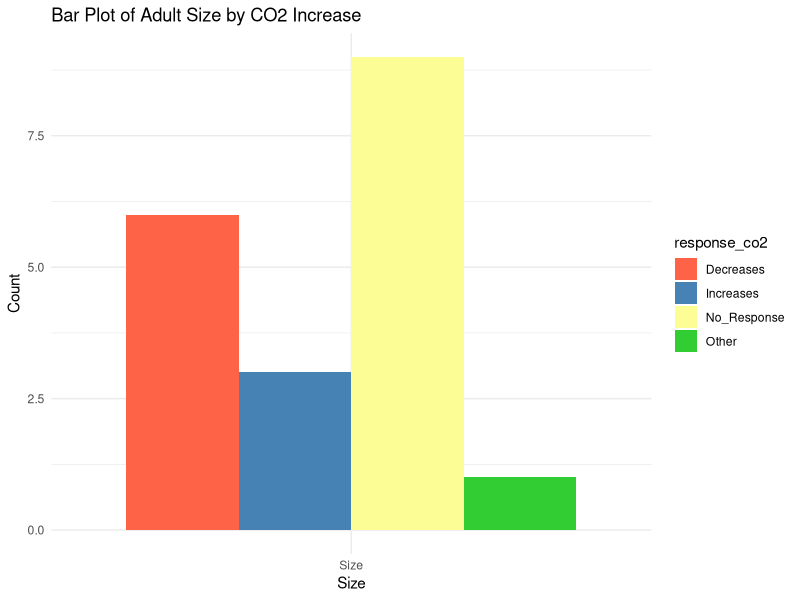
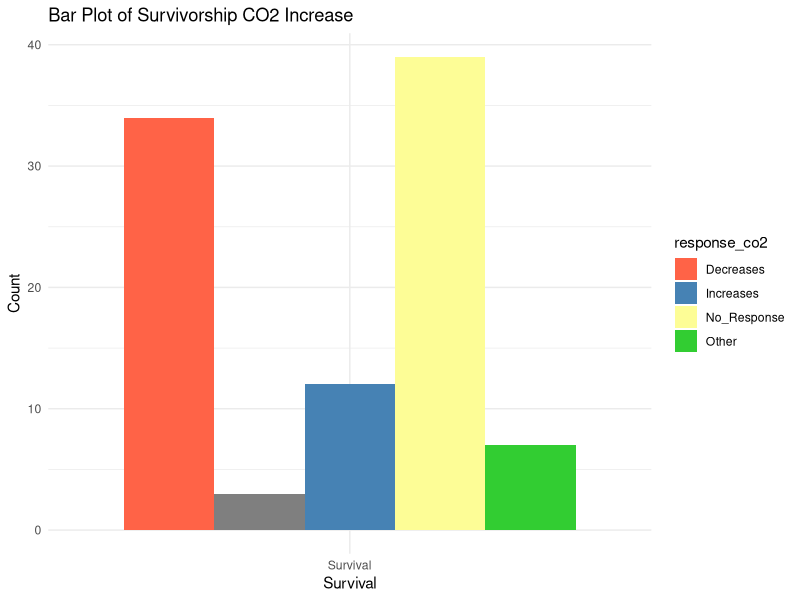
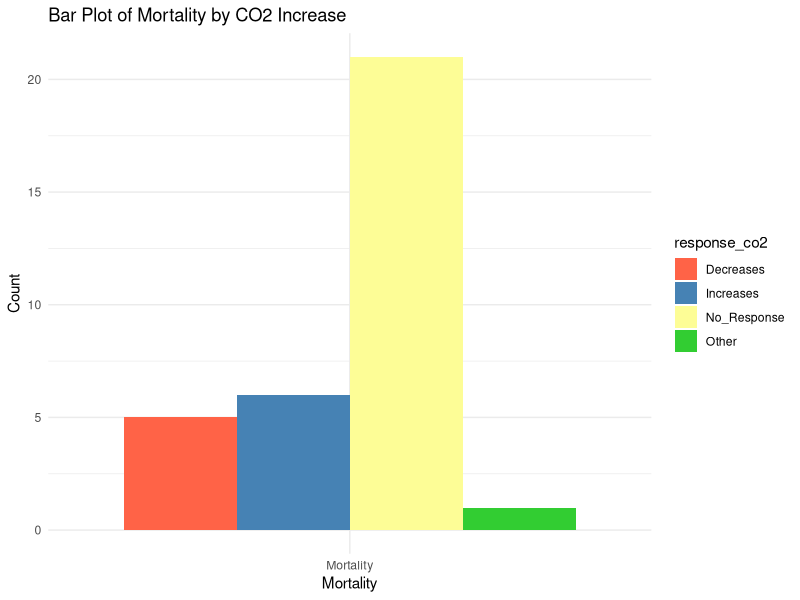
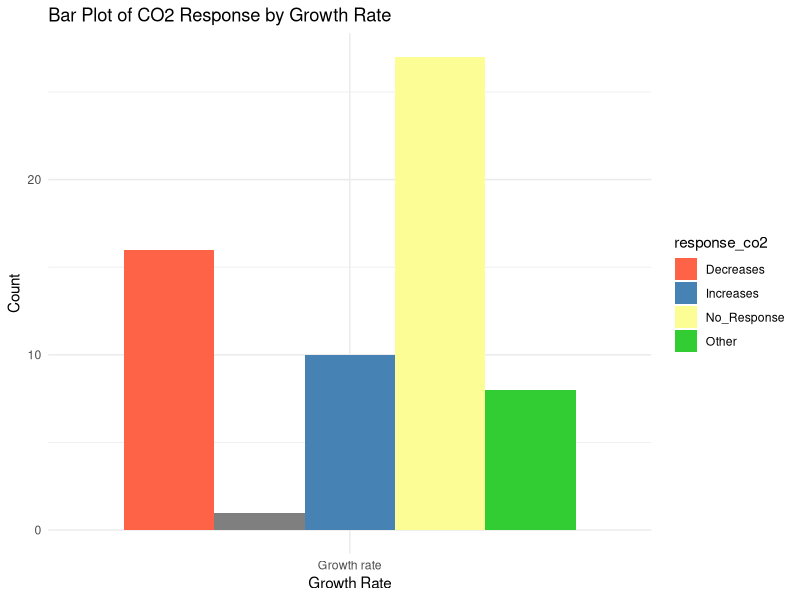
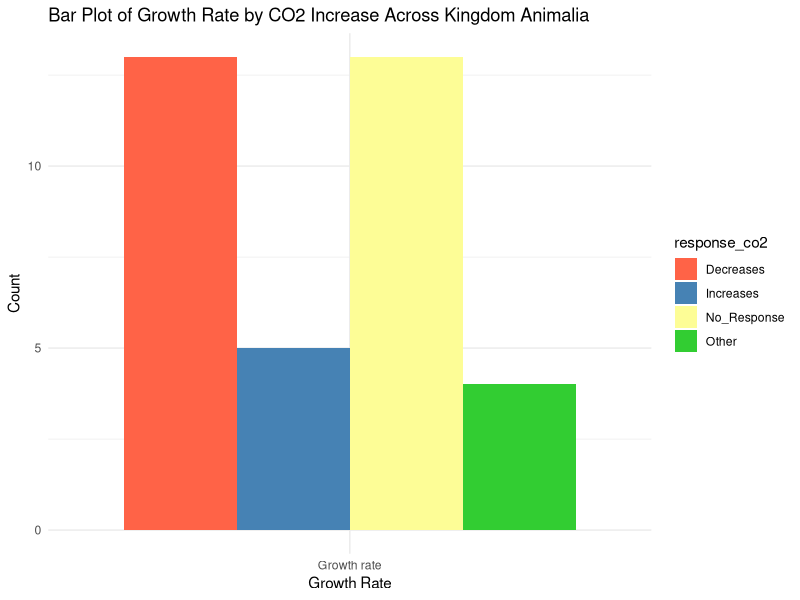
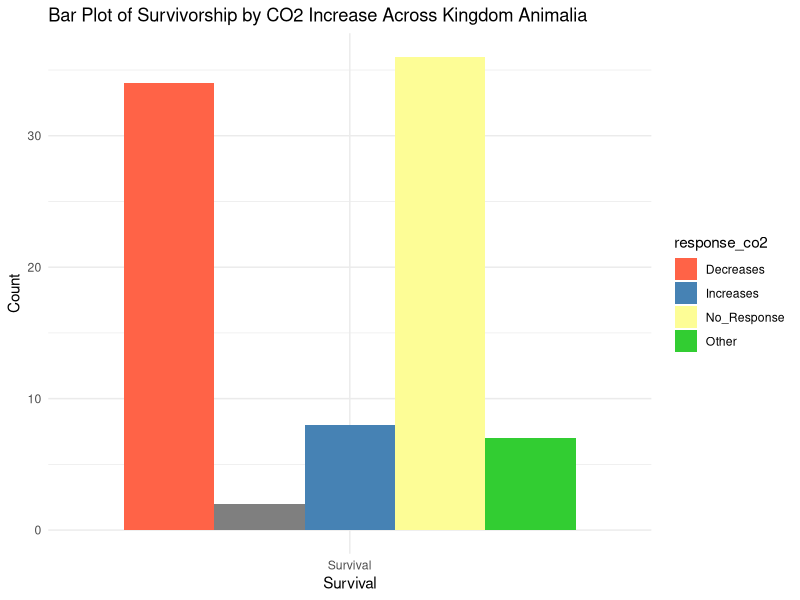
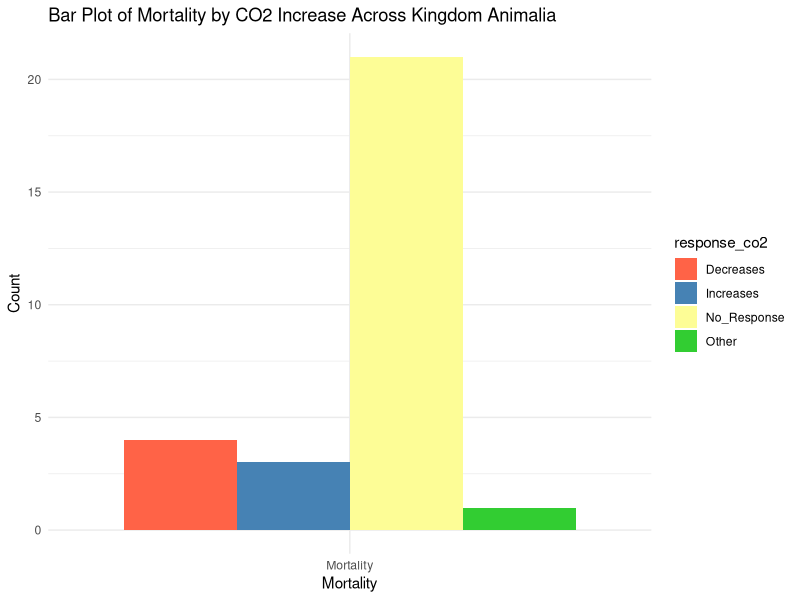
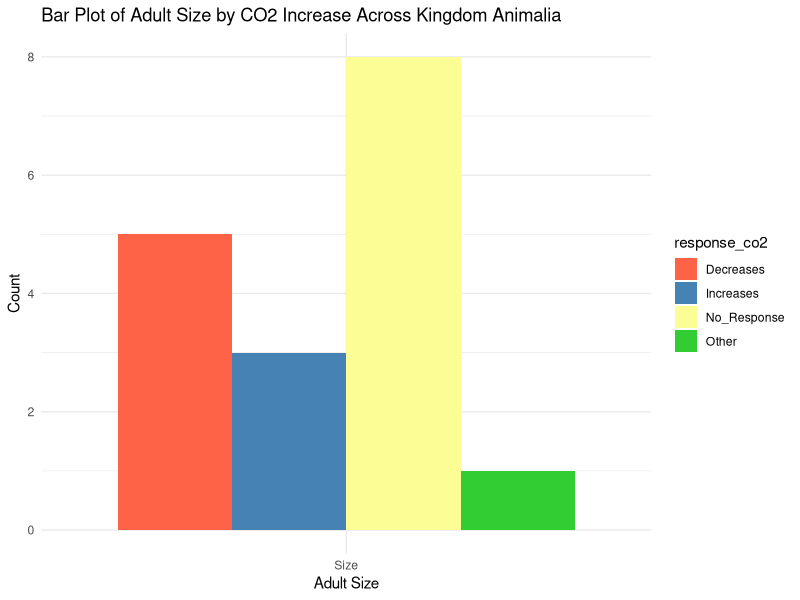

Write R code to recreate these figures, in order. (Note: this script raises an error after producing the figures.)
## ---- chunk 1
raw_data <- read.csv("Bio Project Data.csv")
raw_data <- na.omit(raw_data)
head(raw_data)
## ---- chunk 2
library(dplyr)
summarize(raw_data)
## ---- chunk 3
# Use filter to extract specific locations
raw_data_response <- raw_data %>%
  filter(Response%in% c("Size", "Survival", "Mortality", "Growth rate"))
raw_data_response
## ---- chunk 4
library(ggplot2)
custom_colors <- c("Decreases" = "#FF6347",   # Tomato
                   "Increases" = "#4682B4",   # SteelBlue
                   "Other" = "#32CD32",
                   "No_Response" = "#FDFD96")
raw_data_size <- raw_data_response %>%
  filter(Response%in% c("Size"))
response_co2 <- as.factor(raw_data_size$ResponseToCO2Increase)
size_plot <- ggplot(raw_data_size, aes(x = Response, fill = response_co2)) +
  geom_bar(position = "dodge") +  # Position bars side by side
  labs(title = "Bar Plot of Adult Size by CO2 Increase",
       x = "Size",
       y = "Count") +
  theme_minimal() +
  scale_fill_manual(values = custom_colors)

size_plot
## ---- chunk 5
library(ggplot2)
custom_colors <- c("Decreases" = "#FF6347",   # Tomato
                   "Increases" = "#4682B4",   # SteelBlue
                   "Other" = "#32CD32",
                   "No_Response" = "#FDFD96")
raw_data_survival <- raw_data_response %>%
  filter(Response%in% c("Survival"))
response_co2 <- as.factor(raw_data_survival$ResponseToCO2Increase)
survival_plot <- ggplot(raw_data_survival, aes(x = Response, fill = response_co2)) +
  geom_bar(position = "dodge") +  # Position bars side by side
  labs(title = "Bar Plot of Survivorship CO2 Increase",
       x = "Survival",
       y = "Count") +
  theme_minimal() +
  scale_fill_manual(values = custom_colors)

survival_plot
## ---- chunk 6
library(ggplot2)
custom_colors <- c("Decreases" = "#FF6347",   # Tomato
                   "Increases" = "#4682B4",   # SteelBlue
                   "Other" = "#32CD32",
                   "No_Response" = "#FDFD96")
raw_data_mortality <- raw_data_response %>%
  filter(Response%in% c("Mortality"))
response_co2 <- as.factor(raw_data_mortality$ResponseToCO2Increase)
mortality_plot <- ggplot(raw_data_mortality, aes(x = Response, fill = response_co2)) +
  geom_bar(position = "dodge") +  # Position bars side by side
  labs(title = "Bar Plot of Mortality by CO2 Increase",
       x = "Mortality",
       y = "Count") +
  theme_minimal() +
  scale_fill_manual(values = custom_colors)
mortality_plot
## ---- chunk 7
library(ggplot2)
custom_colors <- c("Decreases" = "#FF6347",   # Tomato
                   "Increases" = "#4682B4",   # SteelBlue
                   "Other" = "#32CD32",
                   "No_Response" = "#FDFD96")
raw_data_growth <- raw_data_response %>%
  filter(Response%in% c("Growth rate"))
raw_data_growth
response_co2 <- as.factor(raw_data_growth$ResponseToCO2Increase)
growth_plot <- ggplot(raw_data_growth, aes(x = Response, fill = response_co2)) +
  geom_bar(position = "dodge") +  # Position bars side by side
  labs(title = "Bar Plot of CO2 Response by Growth Rate",
       x = "Growth Rate",
       y = "Count") +
  theme_minimal() +
  scale_fill_manual(values = custom_colors)
growth_plot
## ---- chunk 8
library(ggplot2)
custom_colors <- c("Decreases" = "#FF6347",   # Tomato
                   "Increases" = "#4682B4",   # SteelBlue
                   "Other" = "#32CD32",
                   "No_Response" = "#FDFD96")
raw_data_growth_animal <- raw_data_response %>%
  filter(Response == c("Growth rate"), Kingdom == c("Animalia"))
summarize(raw_data_growth_animal)
response_co2 <- as.factor(raw_data_growth_animal$ResponseToCO2Increase)
growth_plot_animal <- ggplot(raw_data_growth_animal, aes(x = Response, fill = response_co2)) +
  geom_bar(position = "dodge") +  # Position bars side by side
  labs(title = "Bar Plot of Growth Rate by CO2 Increase Across Kingdom Animalia",
       x = "Growth Rate",
       y = "Count") +
  theme_minimal() +
  scale_fill_manual(values = custom_colors)
growth_plot_animal
## ---- chunk 9
library(ggplot2)
custom_colors <- c("Decreases" = "#FF6347",   # Tomato
                   "Increases" = "#4682B4",   # SteelBlue
                   "Other" = "#32CD32",
                   "No_Response" = "#FDFD96")
raw_data_survival_animal <- raw_data_response %>%
  filter(Response == c("Survival"), Kingdom == c("Animalia"))
summarize(raw_data_survival_animal)
response_co2 <- as.factor(raw_data_survival_animal$ResponseToCO2Increase)
survival_plot_animal <- ggplot(raw_data_survival_animal, aes(x = Response, fill = response_co2)) +
  geom_bar(position = "dodge") +  # Position bars side by side
  labs(title = "Bar Plot of Survivorship by CO2 Increase Across Kingdom Animalia",
       x = "Survival",
       y = "Count") +
  theme_minimal() +
  scale_fill_manual(values = custom_colors)

survival_plot_animal
## ---- chunk 10
library(ggplot2)
custom_colors <- c("Decreases" = "#FF6347",   # Tomato
                   "Increases" = "#4682B4",   # SteelBlue
                   "Other" = "#32CD32",
                   "No_Response" = "#FDFD96")
raw_data_mortality_animal <- raw_data_response %>%
  filter(Response == c("Mortality"), Kingdom == c("Animalia"))
summarize(raw_data_mortality_animal)
response_co2 <- as.factor(raw_data_mortality_animal$ResponseToCO2Increase)
mortality_plot_animal <- ggplot(raw_data_mortality_animal, aes(x = Response, fill = response_co2)) +
  geom_bar(position = "dodge") +  # Position bars side by side
  labs(title = "Bar Plot of Mortality by CO2 Increase Across Kingdom Animalia",
       x = "Mortality",
       y = "Count") +
  theme_minimal() +
  scale_fill_manual(values = custom_colors)

mortality_plot_animal
## ---- chunk 11
library(ggplot2)
custom_colors <- c("Decreases" = "#FF6347",   # Tomato
                   "Increases" = "#4682B4",   # SteelBlue
                   "Other" = "#32CD32",
                   "No_Response" = "#FDFD96")
raw_data_size_animal <- raw_data_response %>%
  filter(Response == c("Size"), Kingdom == c("Animalia"))
summarize(raw_data_size_animal)
response_co2 <- as.factor(raw_data_size_animal$ResponseToCO2Increase)
size_plot_animal <- ggplot(raw_data_size_animal, aes(x = Response, fill = response_co2)) +
  geom_bar(position = "dodge") +  # Position bars side by side
  labs(title = "Bar Plot of Adult Size by CO2 Increase Across Kingdom Animalia",
       x = "Adult Size",
       y = "Count") +
  theme_minimal() +
  scale_fill_manual(values = custom_colors)

size_plot_animal
## ---- chunk 12
library(ggplot2)
custom_colors <- c("Decreases" = "#FF6347",   # Tomato
                   "Increases" = "#4682B4",   # SteelBlue
                   "Other" = "#32CD32",
                   "No_Response" = "#FDFD96")
raw_data_growth_plant <- raw_data_response %>%
  filter(Response == c("Growth rate"), Kingdom == c("Chromista", "Plantae"))
summarize(raw_data_growth_plant)
response_co2 <- as.factor(raw_data_growth_plant$ResponseToCO2Increase)
growth_plot_plant <- ggplot(raw_data_growth_plant, aes(x = Response, fill = response_co2)) +
  geom_bar(position = "dodge") +  # Position bars side by side
  labs(title = "Bar Plot of Growth Rate by CO2 Increase Across Kingdom Chromista and Plantae",
       x = "Growth Rate",
       y = "Count") +
  theme_minimal() +
  scale_fill_manual(values = custom_colors)
growth_plot_plant
## ---- chunk 13
library(ggplot2)
custom_colors <- c("Decreases" = "#FF6347",   # Tomato
                   "Increases" = "#4682B4",   # SteelBlue
                   "Other" = "#32CD32",
                   "No_Response" = "#FDFD96")
raw_data_size_plant <- raw_data_response %>%
  filter(Response == c("Size"), Kingdom == c("Chromista", "Plantae"))
summarize(raw_data_size_plant)
response_co2 <- as.factor(raw_data_size_plant$ResponseToCO2Increase)
size_plot_plant <- ggplot(raw_data_size_plant, aes(x = Response, fill = response_co2)) +
  geom_bar(position = "dodge") +  # Position bars side by side
  labs(title = "Bar Plot of Adult Size by CO2 Increase Across Kingdom Chromista and Plantae",
       x = "Adult Size",
       y = "Count") +
  theme_minimal() +
  scale_fill_manual(values = custom_colors)

size_plot_plant
## ---- chunk 14
library(ggplot2)
custom_colors <- c("Decreases" = "#FF6347",   # Tomato
                   "Increases" = "#4682B4",   # SteelBlue
                   "Other" = "#32CD32",
                   "No_Response" = "#FDFD96")
raw_data_mortality_plant <- raw_data_response %>%
  filter(Response == c("Mortality"), Kingdom == c("Chromista","Plantae"))
raw_data_mortality_plant
response_co2 <- as.factor(raw_data_mortality_plant$ResponseToCO2Increase)
mortality_plot_plant <- ggplot(raw_data_mortality_plant, aes(x = Response, fill = response_co2)) +
  geom_bar(position = "dodge") +  # Position bars side by side
  labs(title = "Bar Plot of Mortality by CO2 Increase Across Kingdom Chromista and Plantae",
       x = "Mortality",
       y = "Count") +
  theme_minimal() +
  scale_fill_manual(values = custom_colors)

mortality_plot_plant
## ---- chunk 15
library(ggplot2)
custom_colors <- c("Decreases" = "#FF6347",   # Tomato
                   "Increases" = "#4682B4",   # SteelBlue
                   "Other" = "#32CD32",
                   "No_Response" = "#FDFD96")
raw_data_survival_plant <- raw_data_response %>%
  filter(Response == c("Survival"), Kingdom == c("Chromista", "Plantae"))
summarize(raw_data_survival_plant)
response_co2 <- as.factor(raw_data_survival_plant$ResponseToCO2Increase)
survival_plot_plant <- ggplot(raw_data_survival_plant, aes(x = Response, fill = response_co2)) +
  geom_bar(position = "dodge") +  # Position bars side by side
  labs(title = "Bar Plot of Survivorship by CO2 Increase Across Kingdom Chromista and Plantae",
       x = "Survival",
       y = "Count") +
  theme_minimal() +
  scale_fill_manual(values = custom_colors)

survival_plot_plant
## ---- chunk 16
# Assuming both 'Response' and 'CO2Increase' are factors
chisq_test <- chisq.test(table(raw_data_response$Response, raw_data_response$ResponseToCO2Increase))

# View the test results
chisq_test
## ---- chunk 17
# Load necessary library
library(dplyr)

# Assuming the 'raw_data_response' data frame exists and contains the factors 'CO2Increase' and 'Response'

# Split the data by response type (you can adjust these levels according to your actual data)
response_types <- unique(raw_data_response$Response)

# Loop through each response type and run a Chi-Square test for 'CO2Increase' and 'Response'
results <- lapply(response_types, function(response_type) {
  # Subset data for this response type
  subset_data <- raw_data_response %>% filter(Response == response_type)
  
  # Create a contingency table
  contingency_table <- table(subset_data$ResponseToCO2Increase, subset_data$Response)
  
  # Perform Chi-Square test
  chi_square_result <- chisq.test(contingency_table)
  
  # Return the result with the response type label
  data.frame(Response_Type = response_type,
             Chi_Square = chi_square_result$statistic,
             p_value = chi_square_result$p.value)
})

# Combine results into a data frame
chi_square_results <- do.call(rbind, results)

# View results
print(chi_square_results)
## ---- chunk 18
# Load necessary library
library(dplyr)

# Assuming the 'raw_data_response' data frame exists and contains the columns 'CO2Increase', 'Response', and 'Kingdom'

# Filter data for Kingdom Animalia
animalia_data <- raw_data_response %>% filter(Kingdom == "Animalia")

# Get unique response types (levels of the Response variable)
response_types <- unique(animalia_data$Response)

# Loop through each response type and run a Chi-Square test for 'CO2Increase' and 'Response' in Animalia
results <- lapply(response_types, function(response_type) {
  # Subset data for this response type within Kingdom Animalia
  subset_data <- animalia_data %>% filter(Response == response_type)
  
  # Create a contingency table
  contingency_table <- table(subset_data$ResponseToCO2Increase, subset_data$Response)
  
  # Perform Chi-Square test
  chi_square_result <- chisq.test(contingency_table)
  
  # Return the result with the response type label
  data.frame(Response_Type = response_type,
             Chi_Square = chi_square_result$statistic,
             p_value = chi_square_result$p.value)
})

# Combine results into a data frame
chi_square_results_animalia <- do.call(rbind, results)

# View the results
print(chi_square_results_animalia)
## ---- chunk 19
# Load necessary library
library(dplyr)

# Assuming the 'raw_data_response' data frame exists and contains the columns 'CO2Increase', 'Response', and 'Kingdom'

# Filter data for Kingdom Animalia
plant_data <- raw_data_response %>% filter(Kingdom == c("Chromista", "Plantae"))

# Get unique response types (levels of the Response variable)
response_types <- unique(plant_data$Response)

# Loop through each response type and run a Chi-Square test for 'CO2Increase' and 'Response' in Animalia
results <- lapply(response_types, function(response_type) {
  # Subset data for this response type within Kingdom Animalia
  subset_data <- plant_data %>% filter(Response == response_type)
  
  # Create a contingency table
  contingency_table <- table(subset_data$ResponseToCO2Increases, subset_data$Response)
  
  # Perform Chi-Square test
  chi_square_result <- chisq.test(contingency_table)
  
  # Return the result with the response type label
  data.frame(Response_Type = response_type,
             Chi_Square = chi_square_result$statistic,
             p_value = chi_square_result$p.value)
})

# Combine results into a data frame
chi_square_results_plant <- do.call(rbind, results)

# View the results
print(chi_square_results_plant)
## ---- chunk 20
# Load the necessary library
library(dplyr)

# Get the count of each category in the "ResponsetoCO2Increase" column
response_counts <- raw_data_response %>%
  count(ResponseToCO2Increase)

# View the result
print(response_counts)
